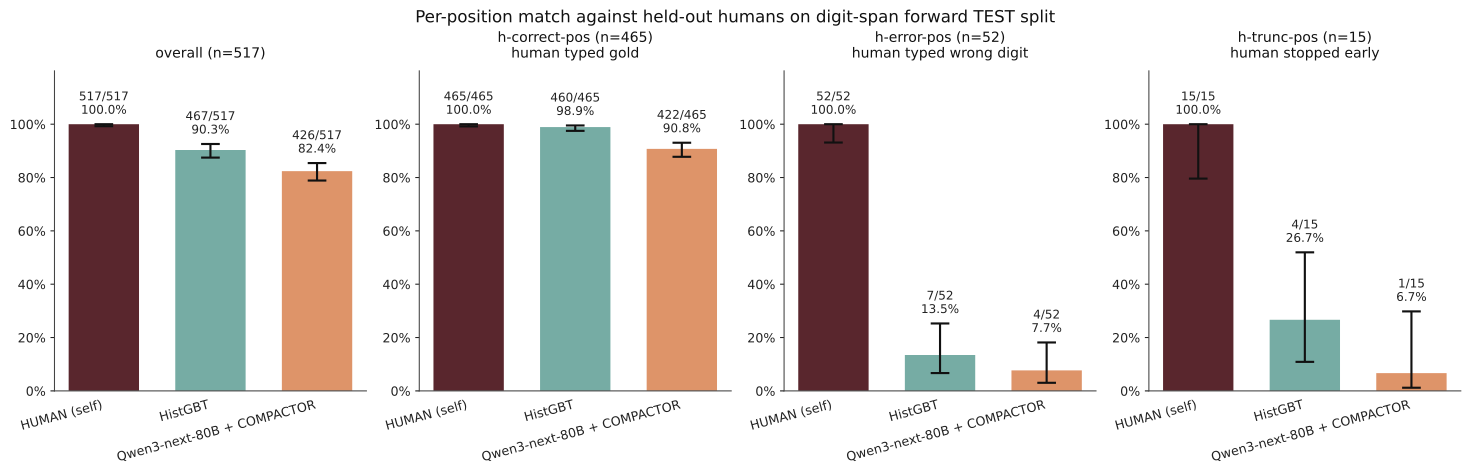

Python code for this plot:
"""Generate cheap-heuristic-beats-compactor.svg for the blog post.

Two-panel bar chart: h-error-pos and h-trunc-pos match rates with Wilson 95% CIs
on the underlying proportions. Three methods per panel: HUMAN (ceiling), HistGBT
(heuristic), COMPACTOR + Qwen3-8B (published).

Style: serif (Palatino / et-book-ish), muted earth-tones, no top/right spines,
no gridlines; matches the Tufte / latex.css feel of the surrounding page.

Output: figures/cheap-heuristic-beats-compactor.svg (vector; scales cleanly inline).

Run from the repo root:
    python blog/figures/cheap-heuristic-beats-compactor.py

Counts are hard-coded with citations to the experiment dir they came from.
"""
from __future__ import annotations

import math
from pathlib import Path

import matplotlib.pyplot as plt
import numpy as np


# ---------------------------------------------------------------------------
# Numbers — from experiments/audit/predict_human_digit/results_ensemble.json
# (HistGBT) and experiments/audit/compactor_on_human_golds/runs/*.jsonl
# (COMPACTOR rows; per-TEST-split re-aggregation in the README).
#
# Format: dict per method with hits + n for each of the 4 metric subsets.
# Qwen3-8B + COMPACTOR has smaller denominators on overall and h-correct
# because 15 of 119 TEST trials dropped due to OpenRouter route instability.
# ---------------------------------------------------------------------------

DATA = [
    # (label, overall_hits, overall_n, hcorrect_hits, hcorrect_n,
    #         herror_hits, herror_n, htrunc_hits, htrunc_n)
    ("HUMAN (self)",              517, 517, 465, 465, 52, 52, 15, 15),
    ("HistGBT",                   467, 517, 460, 465,  7, 52,  4, 15),
    ("Qwen3-next-80B + COMPACTOR", 426, 517, 422, 465,  4, 52,  1, 15),
]

PANELS = [
    # (panel_title, data_index_for_hits, data_index_for_n)
    ("overall (n=517)",                                    1, 2),
    ("h-correct-pos (n=465)\nhuman typed gold",            3, 4),
    ("h-error-pos (n=52)\nhuman typed wrong digit",        5, 6),
    ("h-trunc-pos (n=15)\nhuman stopped early",            7, 8),
]

# Warm earth-tone palette inspired by Will Brown's recent blog post styling:
# warm taupe-brown for the human ceiling, sage-teal for the heuristic,
# warm orange for the published method.
COLORS = {
    "HUMAN (self)":                "#3C0008",
    "HistGBT":                     "#5e9e94",
    "Qwen3-next-80B + COMPACTOR":  "#d8814f",
}

BAR_ALPHA = 0.85


def wilson_ci(k: int, n: int, z: float = 1.96) -> tuple[float, float, float]:
    """Returns (point, lo, hi) Wilson interval on k/n at confidence z."""
    if n == 0:
        return float("nan"), float("nan"), float("nan")
    p = k / n
    denom = 1.0 + z * z / n
    center = (p + z * z / (2 * n)) / denom
    half = z * math.sqrt(p * (1.0 - p) / n + z * z / (4 * n * n)) / denom
    return p, max(0.0, center - half), min(1.0, center + half)


def make_figure(out_path: Path) -> None:
    # Four panels side-by-side: overall, h-correct, h-error, h-trunc.
    fig, axes = plt.subplots(1, 4, figsize=(15.2, 4.6), constrained_layout=True)

    labels = [r[0] for r in DATA]
    x = np.arange(len(labels))

    for ax, (panel_title, hit_idx, n_idx) in zip(axes, PANELS):
        rates, los, his, hits, ns = [], [], [], [], []
        for r in DATA:
            k = r[hit_idx]; n = r[n_idx]
            p, lo, hi = wilson_ci(k, n)
            rates.append(p)
            los.append(max(0.0, p - lo))
            his.append(max(0.0, hi - p))
            hits.append(k); ns.append(n)

        colors = [COLORS[l] for l in labels]
        ax.bar(x, rates, color=colors, alpha=BAR_ALPHA, width=0.66,
               edgecolor="none", zorder=2)
        ax.errorbar(x, rates, yerr=[los, his], fmt="none", ecolor="#111",
                    capsize=7, capthick=1.6, elinewidth=1.6, zorder=3)

        for xi, (k, n, p, hi) in enumerate(zip(hits, ns, rates, his)):
            ax.text(xi, p + hi + 0.03,
                    f"{k}/{n}\n{p*100:.1f}%",
                    ha="center", va="bottom",
                    fontsize=9.0, color="#222")

        ax.set_xticks(x)
        ax.set_xticklabels(labels, fontsize=9.5, rotation=15, ha="right")
        ax.set_ylim(0, 1.20)
        ax.set_yticks([0.0, 0.2, 0.4, 0.6, 0.8, 1.0])
        ax.set_yticklabels([f"{int(t*100)}%" for t in
                            [0.0, 0.2, 0.4, 0.6, 0.8, 1.0]],
                           fontsize=9.5)
        ax.set_title(panel_title, fontsize=10.5, color="#111", pad=10)

        ax.spines["top"].set_visible(False)
        ax.spines["right"].set_visible(False)
        ax.spines["left"].set_color("#444")
        ax.spines["bottom"].set_color("#444")
        ax.tick_params(axis="x", length=0, pad=6, colors="#222")
        ax.tick_params(axis="y", length=3, colors="#222")
        ax.set_axisbelow(True)

    fig.suptitle(
        "Per-position match against held-out humans on digit-span forward TEST split",
        fontsize=12.5, color="#111", y=1.04,
    )

    # Use a serif family that looks at home in the Tufte / et-book layout.
    plt.rcParams["font.family"] = "serif"
    plt.rcParams["font.serif"] = [
        "Palatino", "Palatino Linotype", "Book Antiqua", "Georgia",
        "DejaVu Serif", "serif",
    ]
    plt.rcParams["axes.titleweight"] = "normal"

    out_path.parent.mkdir(parents=True, exist_ok=True)
    fig.savefig(out_path, format="svg", bbox_inches="tight", transparent=True)
    print(f"wrote {out_path}")


if __name__ == "__main__":
    out = Path(__file__).parent / "cheap-heuristic-beats-compactor.svg"
    make_figure(out)
